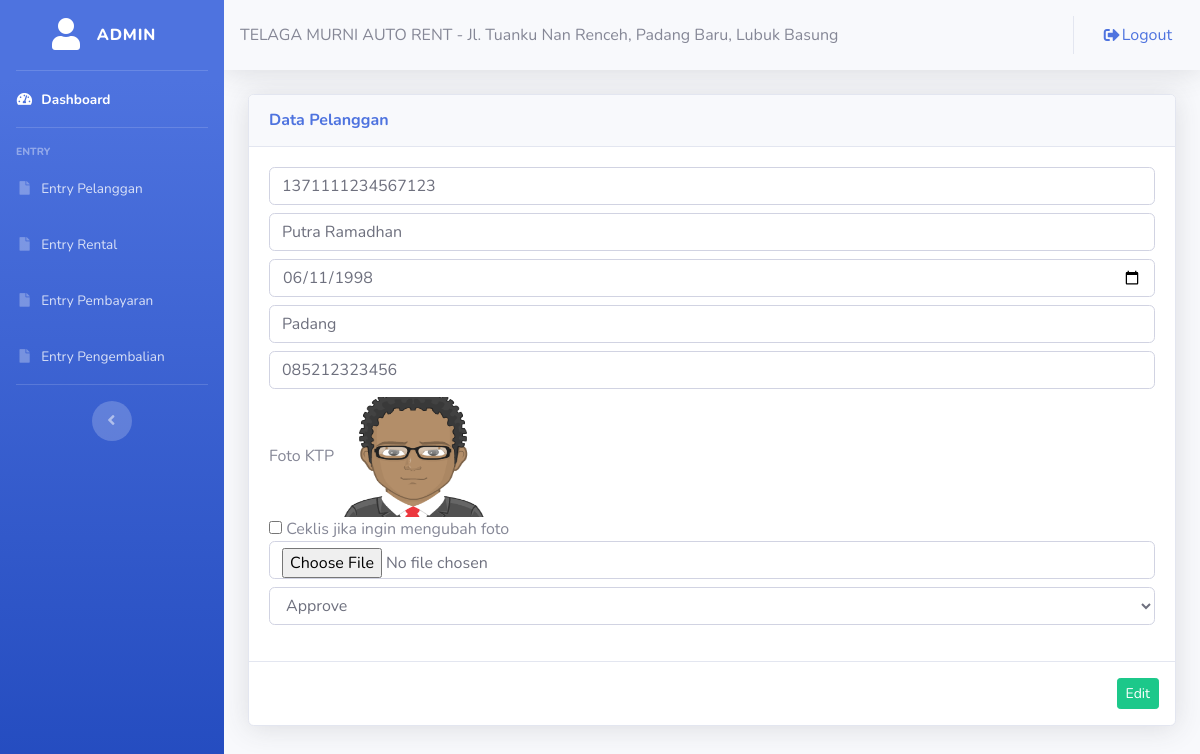
Screenshot of /pelanggan/editpelanggan.php?kd=PLG004 (signed in) with the database file from the repository.
### tables this page shows
CREATE TABLE `tbl_pelanggan` (
  `kd_pelanggan` varchar(6) NOT NULL,
  `id` int(11) NOT NULL,
  `no_ktp` varchar(16) NOT NULL,
  `nm_pelanggan` varchar(50) NOT NULL,
  `tgl_lahir` date NOT NULL,
  `alamat` text NOT NULL,
  `no_hp` varchar(12) NOT NULL,
  `fotoktp` text NOT NULL,
  `status_peminjaman` int(11) NOT NULL
);

### pelanggan/editpelanggan.php (the view, shortened to what this page needs)
<?php
    include ('style/header.php');
    include ('style/sidebar.php');
	include("../config/koneksi.php");
	$kd_pelanggan = $_GET['kd'];
?>
<div class="container-fluid">
	<div class="card shadow mt-3 mb-3">
		<div class="card-header py-3">
			<h6 class="m-0 font-weight-bold text-primary">Data Pelanggan</h6>
		</div>
		<div class="card-body">
		<?php
			$query = mysqli_query($konek,"SELECT * FROM tbl_pelanggan where kd_pelanggan=
					'$kd_pelanggan'")or die(mysqli_error());
			while($data = mysqli_fetch_array($query)){
		?>
		<form action="" method="POST" enctype="multipart/form-data">
			<div class="form-group">
      			<input type="text" class="form-control mb-2" name="no_ktp" value="<?php echo $data['no_ktp'] ?>">
      			<input type="text" class="form-control mb-2" name="nm_pelanggan" value="<?php echo $data['nm_pelanggan'] ?>">
      			<input type="date" class="form-control mb-2" name="tgl_lahir" value="<?php echo $data['tgl_lahir'] ?>">
      			<input type="text" class="form-control mb-2" name="alamat" value="<?php echo $data['alamat'] ?>">
      			<input type="text" class="form-control mb-2" name="no_hp" value="<?php echo $data['no_hp'] ?>">
      			<label for="">Foto KTP</label>
   				<img src="../ktp-pelanggan/<?php echo $data['fotoktp'] ?>" width="150px" height="120px" /></br>
				<input type="checkbox" name="ubahfotoktp" value="true"> Ceklis jika ingin mengubah foto<br>
				<input name="foto" type="file" class="form-control mb-2">
      			<select class="form-control" name="status_peminjaman">
      				<option value="1" <?php if($data['status_peminjaman'] == '1'){ echo 'selected'; } ?>> Approve </option>
      			</select>
      		</div>
      	</div>
      	<div class="modal-footer">
      		<button type="submit" name="edit" class="btn btn-success btn-sm" >Edit</button>
      	</div>
		<?php
		}
		?>
	</div>
</div>
<?php
    include ('style/footer.php');
?>

### rows the page displays
tbl_pelanggan: no_ktp "1371111234567123", nm_pelanggan "Putra Ramadhan", tgl_lahir "06/11/1998", alamat "Padang", no_hp "085212323456", fotoktp (placeholder picture), status_peminjaman "Approve"

### other values shown
$_SESSION['username'] "ADMIN"
